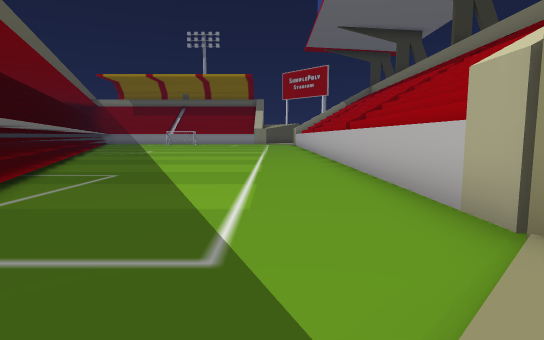
[1] (above)

16 first-person views from a walk through a Unity game level. The camera is 1.3 m above the floor, tilts 6° down and sees 80° across. The floor is counted in squares, 2 m on a side. Each view is taken from the middle of a square. On the plan, view 1 faces up. The plan holds only what a view shows up to about 10 squares ahead; the rest is blank. The place goes on beyond the plan. The player is left out. Some animated figures are left out.

[2]
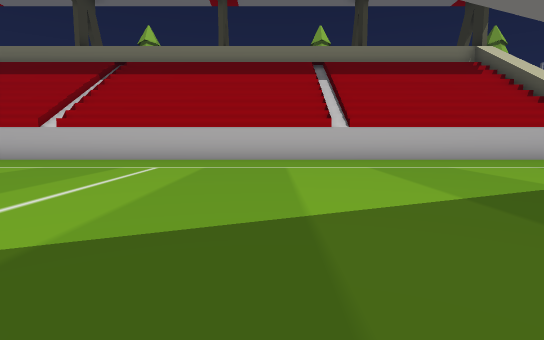

[3]
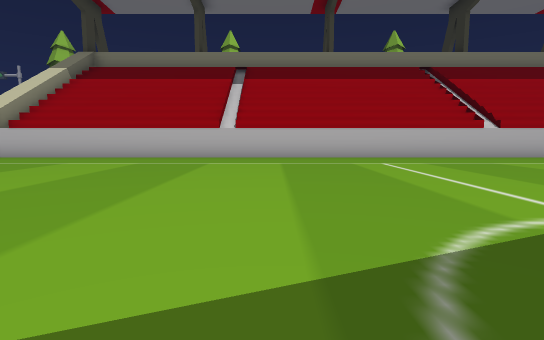

[4]
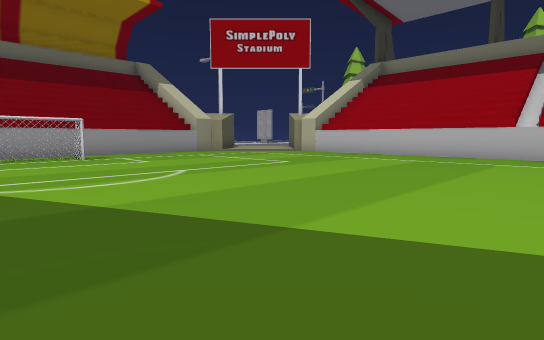

[5]
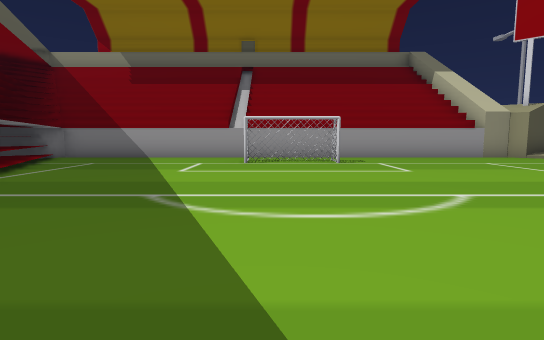

[6]
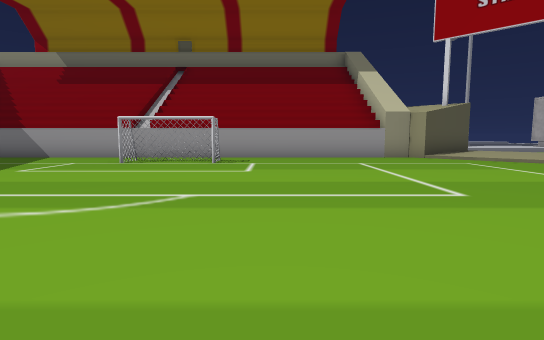

[7]
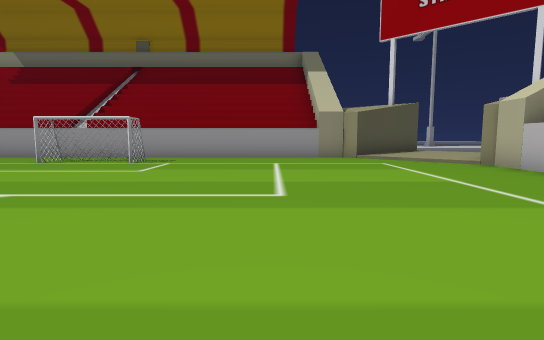

[8]
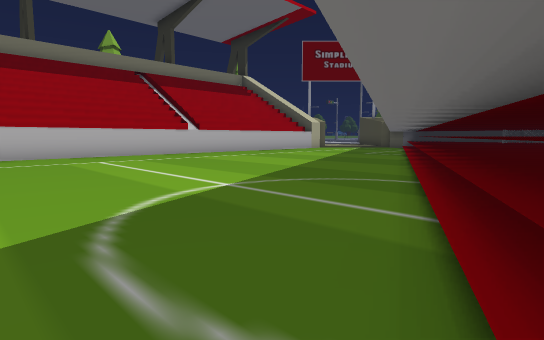

[9]
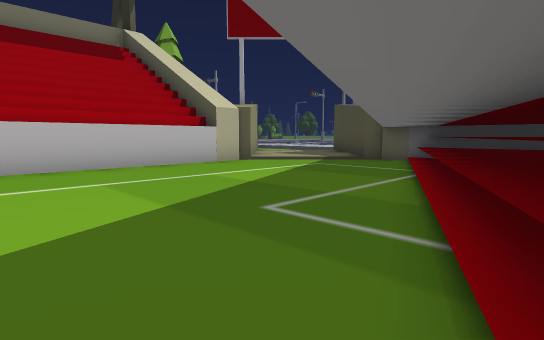

[10]
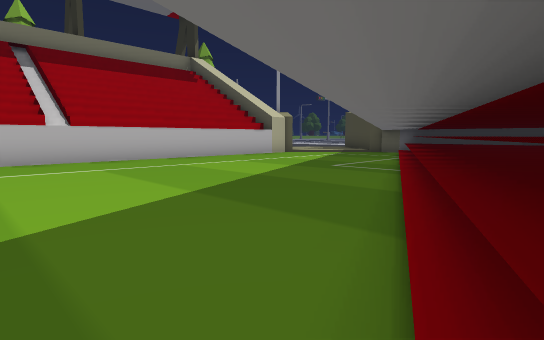

[11]
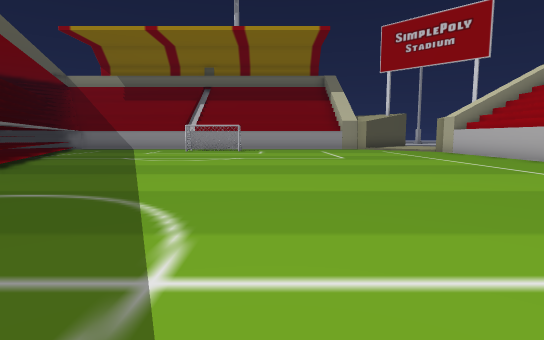

[12]
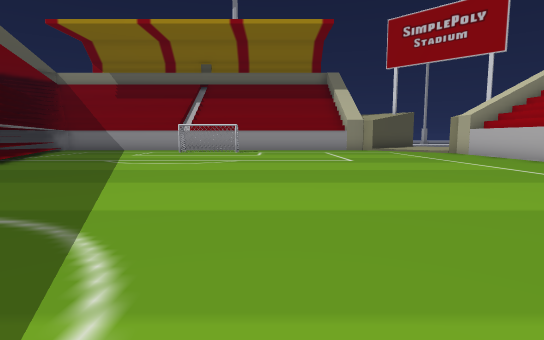

[13]
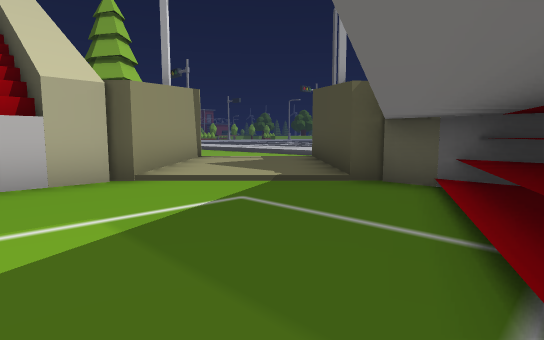

[14]
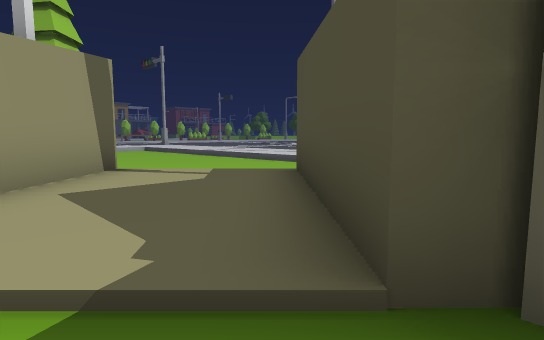

[15]
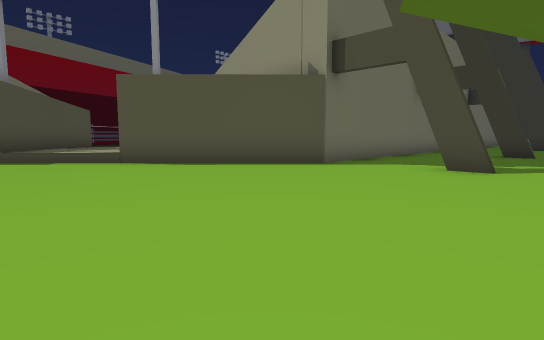

[16]
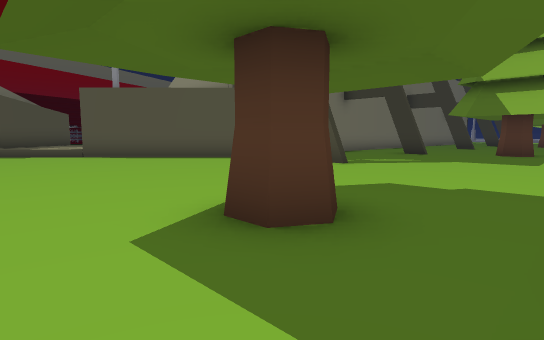

### Floor plan
Key: @ floor where view 1 was taken; # wall or solid block; . main floor; : floor 0.25 m higher than the main floor; - floor 0.25 m lower than the main floor; / step, stairs or slope; T tree.
Columns run from 14 left of view 1 to 16 right of it. Each row starts with its distance up from view 1.
 29 ###############:::
 28 ......##....../:::
 27 #....#..#....../:
 26 #...............#
 25   ..............#
 24  #..............#
 23  ##.............#
 22   #.............#
 21   #.............#
 20   ##............#
 19     ............#
 18      ...........#
 17      ...........#
 16      #..........#
 15      #..........#
 14      ##.........#
 13      ##.........#
 12       #.........#
 11       ##........#
 10       ##........#
  9        ##.......#           T-
  8        ##.......#        #- --
  7         ##......#        -----
  6         ##......#     #-------
  5          ##.....#     #-------
  4          ##.....#     #-------
  3           ##....#     #--#----
  2           ##....##   ##-------
  1            ##../:## ##---------
  0            ##.@:::###----------
 -1             ###::::#-----------
 -2               ##::/---------T--
 -3                ##/-------------
 -4                    ------------
 -5                    ---
 -6                    --

Where each view was taken, in squares from view 1:
view 1: 0 up, 0 right, facing up
view 2: 12 up, 7 left, facing right
view 3: 17 up, 8 left, facing right
view 4: 17 up, 9 left, facing up-right
view 5: 19 up, 8 left, facing up
view 6: 19 up, 5 left, facing up
view 7: 19 up, 3 left, facing up
view 8: 17 up, 9 left, facing down-right
view 9: 8 up, 5 left, facing down-right
view 10: 12 up, 7 left, facing down-right
view 11: 13 up, 5 left, facing up
view 12: 14 up, 5 left, facing up
view 13: 4 up, 3 left, facing down-right
view 14: 1 up, 1 left, facing down-right
view 15: 4 down, 13 right, facing up-left
view 16: 4 down, 16 right, facing up-left
